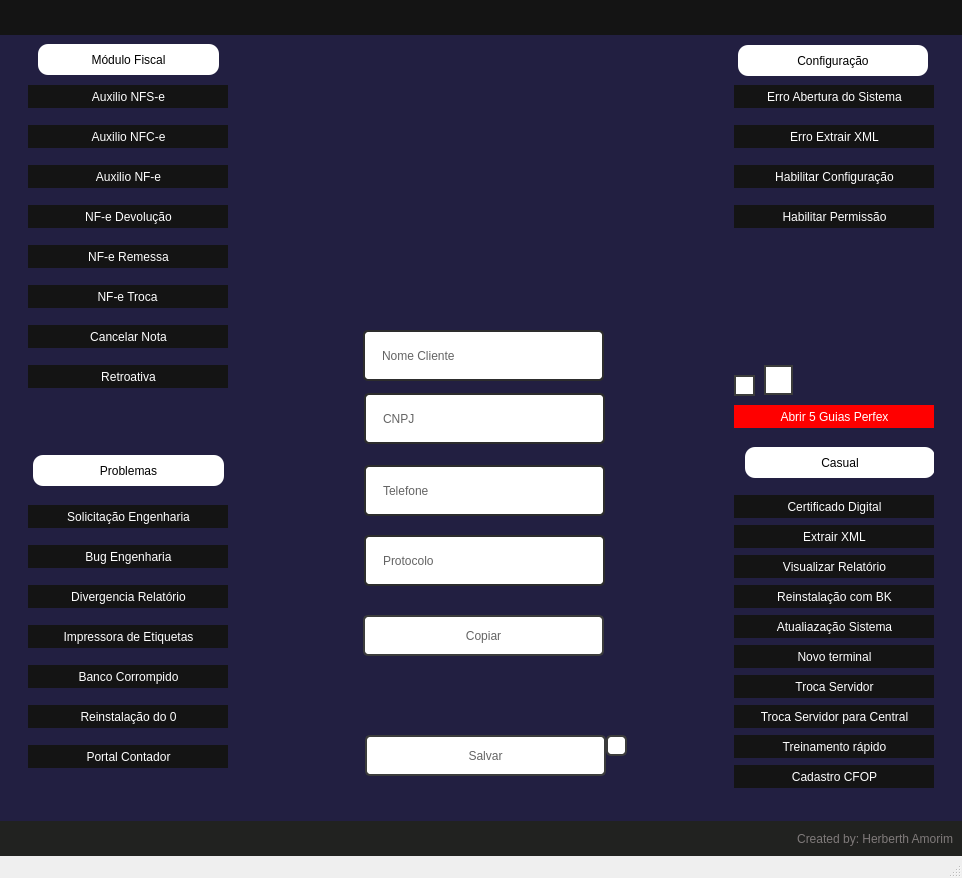
<?xml version="1.0" encoding="UTF-8"?>
<ui version="4.0">
 <class>MainWindow</class>
 <widget class="QMainWindow" name="MainWindow">
  <property name="geometry">
   <rect>
    <x>0</x>
    <y>0</y>
    <width>962</width>
    <height>878</height>
   </rect>
  </property>
  <property name="windowTitle">
   <string>MainWindow</string>
  </property>
  <widget class="QWidget" name="centralwidget">
   <layout class="QVBoxLayout" name="verticalLayout">
    <property name="spacing">
     <number>0</number>
    </property>
    <property name="leftMargin">
     <number>0</number>
    </property>
    <property name="topMargin">
     <number>0</number>
    </property>
    <property name="rightMargin">
     <number>0</number>
    </property>
    <property name="bottomMargin">
     <number>0</number>
    </property>
    <item>
     <widget class="QFrame" name="top_bar">
      <property name="maximumSize">
       <size>
        <width>16777215</width>
        <height>35</height>
       </size>
      </property>
      <property name="styleSheet">
       <string notr="true">background: #141414;


</string>
      </property>
      <property name="frameShape">
       <enum>QFrame::NoFrame</enum>
      </property>
      <property name="frameShadow">
       <enum>QFrame::Raised</enum>
      </property>
      <layout class="QHBoxLayout" name="horizontalLayout_2">
       <property name="spacing">
        <number>0</number>
       </property>
       <property name="leftMargin">
        <number>0</number>
       </property>
       <property name="topMargin">
        <number>3</number>
       </property>
       <property name="rightMargin">
        <number>0</number>
       </property>
       <property name="bottomMargin">
        <number>3</number>
       </property>
      </layout>
     </widget>
    </item>
    <item>
     <widget class="QFrame" name="content">
      <property name="styleSheet">
       <string notr="true">border-radius: 0px;
background: #221f41;
</string>
      </property>
      <property name="frameShape">
       <enum>QFrame::NoFrame</enum>
      </property>
      <property name="frameShadow">
       <enum>QFrame::Raised</enum>
      </property>
      <layout class="QHBoxLayout" name="horizontalLayout">
       <property name="spacing">
        <number>0</number>
       </property>
       <property name="leftMargin">
        <number>0</number>
       </property>
       <property name="topMargin">
        <number>0</number>
       </property>
       <property name="rightMargin">
        <number>0</number>
       </property>
       <property name="bottomMargin">
        <number>0</number>
       </property>
       <item>
        <widget class="QFrame" name="op_left">
         <property name="maximumSize">
          <size>
           <width>200</width>
           <height>16777215</height>
          </size>
         </property>
         <property name="styleSheet">
          <string notr="true">#op_left QFrame {
	border-radius: 10px;
	background-color: rgb(255, 255, 255);
}

#op_left QPushButton {
	font: 87 8pt &quot;Arial Black&quot;;
	color: rgb(255, 255, 255);
	background: #141414;
}
#op_left QPushButton:hover {
	background-color: #58fe81;
	color: black;
	border: 2px solid rgb(60,60,60);
}
#op_left QPushButton:focus {
	background-color: #58fe81;
	color: black;
	border: 2px solid black;
}</string>
         </property>
         <property name="frameShape">
          <enum>QFrame::StyledPanel</enum>
         </property>
         <property name="frameShadow">
          <enum>QFrame::Raised</enum>
         </property>
         <widget class="QPushButton" name="nfs_e">
          <property name="geometry">
           <rect>
            <x>0</x>
            <y>50</y>
            <width>201</width>
            <height>23</height>
           </rect>
          </property>
          <property name="styleSheet">
           <string notr="true"/>
          </property>
          <property name="text">
           <string>Auxilio NFS-e</string>
          </property>
         </widget>
         <widget class="QPushButton" name="nfce">
          <property name="geometry">
           <rect>
            <x>0</x>
            <y>90</y>
            <width>201</width>
            <height>23</height>
           </rect>
          </property>
          <property name="styleSheet">
           <string notr="true"/>
          </property>
          <property name="text">
           <string>Auxilio NFC-e</string>
          </property>
         </widget>
         <widget class="QPushButton" name="nfe">
          <property name="geometry">
           <rect>
            <x>0</x>
            <y>130</y>
            <width>201</width>
            <height>23</height>
           </rect>
          </property>
          <property name="styleSheet">
           <string notr="true"/>
          </property>
          <property name="text">
           <string>Auxilio NF-e</string>
          </property>
         </widget>
         <widget class="QPushButton" name="nf_devo">
          <property name="geometry">
           <rect>
            <x>0</x>
            <y>170</y>
            <width>201</width>
            <height>23</height>
           </rect>
          </property>
          <property name="styleSheet">
           <string notr="true"/>
          </property>
          <property name="text">
           <string>NF-e Devolução</string>
          </property>
         </widget>
         <widget class="QPushButton" name="s_eng">
          <property name="geometry">
           <rect>
            <x>0</x>
            <y>470</y>
            <width>201</width>
            <height>23</height>
           </rect>
          </property>
          <property name="styleSheet">
           <string notr="true"/>
          </property>
          <property name="text">
           <string>Solicitação Engenharia</string>
          </property>
         </widget>
         <widget class="QPushButton" name="bug_eng">
          <property name="geometry">
           <rect>
            <x>0</x>
            <y>510</y>
            <width>201</width>
            <height>23</height>
           </rect>
          </property>
          <property name="styleSheet">
           <string notr="true"/>
          </property>
          <property name="text">
           <string>Bug Engenharia</string>
          </property>
         </widget>
         <widget class="QPushButton" name="d_relatorio">
          <property name="geometry">
           <rect>
            <x>0</x>
            <y>550</y>
            <width>201</width>
            <height>23</height>
           </rect>
          </property>
          <property name="styleSheet">
           <string notr="true"/>
          </property>
          <property name="text">
           <string>Divergencia Relatório</string>
          </property>
         </widget>
         <widget class="QPushButton" name="imp_etiqueta">
          <property name="geometry">
           <rect>
            <x>0</x>
            <y>590</y>
            <width>201</width>
            <height>23</height>
           </rect>
          </property>
          <property name="styleSheet">
           <string notr="true"/>
          </property>
          <property name="text">
           <string>Impressora de Etiquetas</string>
          </property>
         </widget>
         <widget class="QLabel" name="modulo_fiscal">
          <property name="geometry">
           <rect>
            <x>10</x>
            <y>9</y>
            <width>181</width>
            <height>31</height>
           </rect>
          </property>
          <property name="text">
           <string>Módulo Fiscal</string>
          </property>
          <property name="alignment">
           <set>Qt::AlignCenter</set>
          </property>
         </widget>
         <widget class="QLabel" name="problemas">
          <property name="geometry">
           <rect>
            <x>5</x>
            <y>420</y>
            <width>191</width>
            <height>31</height>
           </rect>
          </property>
          <property name="text">
           <string>Problemas</string>
          </property>
          <property name="alignment">
           <set>Qt::AlignCenter</set>
          </property>
         </widget>
         <widget class="QPushButton" name="nf_remessa">
          <property name="geometry">
           <rect>
            <x>0</x>
            <y>210</y>
            <width>201</width>
            <height>23</height>
           </rect>
          </property>
          <property name="styleSheet">
           <string notr="true"/>
          </property>
          <property name="text">
           <string>NF-e Remessa</string>
          </property>
         </widget>
         <widget class="QPushButton" name="nf_troca">
          <property name="geometry">
           <rect>
            <x>-1</x>
            <y>250</y>
            <width>201</width>
            <height>23</height>
           </rect>
          </property>
          <property name="styleSheet">
           <string notr="true"/>
          </property>
          <property name="text">
           <string>NF-e Troca</string>
          </property>
         </widget>
         <widget class="QPushButton" name="nf_cancela">
          <property name="geometry">
           <rect>
            <x>0</x>
            <y>290</y>
            <width>201</width>
            <height>23</height>
           </rect>
          </property>
          <property name="styleSheet">
           <string notr="true"/>
          </property>
          <property name="text">
           <string>Cancelar Nota</string>
          </property>
         </widget>
         <widget class="QPushButton" name="banco_c">
          <property name="geometry">
           <rect>
            <x>0</x>
            <y>630</y>
            <width>201</width>
            <height>23</height>
           </rect>
          </property>
          <property name="styleSheet">
           <string notr="true"/>
          </property>
          <property name="text">
           <string>Banco Corrompido</string>
          </property>
         </widget>
         <widget class="QPushButton" name="reinstall_0">
          <property name="geometry">
           <rect>
            <x>0</x>
            <y>670</y>
            <width>201</width>
            <height>23</height>
           </rect>
          </property>
          <property name="styleSheet">
           <string notr="true"/>
          </property>
          <property name="text">
           <string>Reinstalação do 0</string>
          </property>
         </widget>
         <widget class="QPushButton" name="retro">
          <property name="geometry">
           <rect>
            <x>0</x>
            <y>330</y>
            <width>201</width>
            <height>23</height>
           </rect>
          </property>
          <property name="styleSheet">
           <string notr="true"/>
          </property>
          <property name="text">
           <string>Retroativa</string>
          </property>
         </widget>
         <widget class="QPushButton" name="portal_c">
          <property name="geometry">
           <rect>
            <x>0</x>
            <y>710</y>
            <width>201</width>
            <height>23</height>
           </rect>
          </property>
          <property name="styleSheet">
           <string notr="true"/>
          </property>
          <property name="text">
           <string>Portal Contador</string>
          </property>
         </widget>
        </widget>
       </item>
       <item>
        <widget class="QFrame" name="Registro_area">
         <property name="maximumSize">
          <size>
           <width>450</width>
           <height>16777215</height>
          </size>
         </property>
         <property name="styleSheet">
          <string notr="true">#Registro_area Qframe{
	background:#3a3668;
}
#Registro_area QLineEdit {
	border:2px solid rgb(45,45,45);
	border-radius:5px;
	padding:15px;
	background-color:#ffffff;
	color: rgb(100, 100, 100);
}
#Registro_area QLineEdit:hover{
	border: 2px solid rgb(60,60,60);
}
#Registro_area QLineEdit:focus{
	border: 2px solid #58fe81;
}

#Registro_area QPushButton{
	color: rgb(100, 100, 100);
	background-color:#ffffff;
	border: 2px solid rgb(60,60,60);
	border-radius: 5px;
}
#Registro_area QPushButton:hover {
	background-color: #58fe81;
	border: 2px solid rgb(60,60,60);
}
#Registro_area QPushButton:pressed {
	background-color: #58fe81;
	border: 2px solid #ff29e2;
}</string>
         </property>
         <property name="frameShape">
          <enum>QFrame::NoFrame</enum>
         </property>
         <property name="frameShadow">
          <enum>QFrame::Raised</enum>
         </property>
         <widget class="QLineEdit" name="lineEdit_Ncliente">
          <property name="geometry">
           <rect>
            <x>107</x>
            <y>295</y>
            <width>241</width>
            <height>51</height>
           </rect>
          </property>
          <property name="styleSheet">
           <string notr="true">
</string>
          </property>
          <property name="text">
           <string>Nome Cliente</string>
          </property>
         </widget>
         <widget class="QPushButton" name="pushButton_Copiar">
          <property name="geometry">
           <rect>
            <x>107</x>
            <y>580</y>
            <width>241</width>
            <height>41</height>
           </rect>
          </property>
          <property name="styleSheet">
           <string notr="true"/>
          </property>
          <property name="text">
           <string>Copiar</string>
          </property>
         </widget>
         <widget class="QLineEdit" name="lineEdit_CNPJ">
          <property name="geometry">
           <rect>
            <x>108</x>
            <y>358</y>
            <width>241</width>
            <height>51</height>
           </rect>
          </property>
          <property name="styleSheet">
           <string notr="true"/>
          </property>
          <property name="text">
           <string>CNPJ</string>
          </property>
         </widget>
         <widget class="QLineEdit" name="lineEdit_Telefone">
          <property name="geometry">
           <rect>
            <x>108</x>
            <y>430</y>
            <width>241</width>
            <height>51</height>
           </rect>
          </property>
          <property name="styleSheet">
           <string notr="true"/>
          </property>
          <property name="text">
           <string>Telefone</string>
          </property>
         </widget>
         <widget class="QLineEdit" name="lineEdit_Protocolo">
          <property name="geometry">
           <rect>
            <x>108</x>
            <y>500</y>
            <width>241</width>
            <height>51</height>
           </rect>
          </property>
          <property name="styleSheet">
           <string notr="true"/>
          </property>
          <property name="text">
           <string>Protocolo</string>
          </property>
         </widget>
         <widget class="QFrame" name="super_maqp">
          <property name="geometry">
           <rect>
            <x>121</x>
            <y>80</y>
            <width>211</width>
            <height>170</height>
           </rect>
          </property>
          <property name="styleSheet">
           <string notr="true">background: url(:/background/maqq1.png);
background-repeat: no-repeat;

</string>
          </property>
          <property name="frameShape">
           <enum>QFrame::StyledPanel</enum>
          </property>
          <property name="frameShadow">
           <enum>QFrame::Raised</enum>
          </property>
         </widget>
         <widget class="QFrame" name="Titulo">
          <property name="geometry">
           <rect>
            <x>140</x>
            <y>50</y>
            <width>171</width>
            <height>31</height>
           </rect>
          </property>
          <property name="styleSheet">
           <string notr="true">background: url(:/background/tickethelp.png);
background-repeat: no-repeat;</string>
          </property>
          <property name="frameShape">
           <enum>QFrame::StyledPanel</enum>
          </property>
          <property name="frameShadow">
           <enum>QFrame::Raised</enum>
          </property>
         </widget>
         <widget class="QPushButton" name="pushButton_Salvar">
          <property name="geometry">
           <rect>
            <x>109</x>
            <y>700</y>
            <width>241</width>
            <height>41</height>
           </rect>
          </property>
          <property name="styleSheet">
           <string notr="true"/>
          </property>
          <property name="text">
           <string>Salvar</string>
          </property>
         </widget>
         <widget class="QPushButton" name="pushButton_Direcionar">
          <property name="geometry">
           <rect>
            <x>350</x>
            <y>700</y>
            <width>21</width>
            <height>21</height>
           </rect>
          </property>
          <property name="styleSheet">
           <string notr="true">background-image: url(:/background/folder.svg);
</string>
          </property>
          <property name="text">
           <string/>
          </property>
         </widget>
        </widget>
       </item>
       <item>
        <widget class="QFrame" name="op_right">
         <property name="maximumSize">
          <size>
           <width>200</width>
           <height>16777215</height>
          </size>
         </property>
         <property name="styleSheet">
          <string notr="true">#op_right QFrame {
	border-radius: 10px;
	background-color: rgb(255, 255, 255);
}

#op_right QPushButton {
	font: 87 8pt &quot;Arial Black&quot;;
	color: rgb(255, 255, 255);
	background: #141414;
}
#op_right QPushButton:hover {
	background-color: #58fe81;
	color: black;
	border: 2px solid rgb(60,60,60);
}
#op_right QPushButton:focus {
	background-color: #58fe81;
	color: black;
	border: 2px solid black;
}</string>
         </property>
         <property name="frameShape">
          <enum>QFrame::StyledPanel</enum>
         </property>
         <property name="frameShadow">
          <enum>QFrame::Raised</enum>
         </property>
         <widget class="QPushButton" name="reinstall_bk">
          <property name="geometry">
           <rect>
            <x>0</x>
            <y>550</y>
            <width>201</width>
            <height>23</height>
           </rect>
          </property>
          <property name="styleSheet">
           <string notr="true"/>
          </property>
          <property name="text">
           <string>Reinstalação com BK</string>
          </property>
         </widget>
         <widget class="QPushButton" name="certificado">
          <property name="geometry">
           <rect>
            <x>0</x>
            <y>460</y>
            <width>201</width>
            <height>23</height>
           </rect>
          </property>
          <property name="styleSheet">
           <string notr="true"/>
          </property>
          <property name="text">
           <string>Certificado Digital</string>
          </property>
         </widget>
         <widget class="QPushButton" name="ex_xml">
          <property name="geometry">
           <rect>
            <x>0</x>
            <y>490</y>
            <width>201</width>
            <height>23</height>
           </rect>
          </property>
          <property name="styleSheet">
           <string notr="true"/>
          </property>
          <property name="text">
           <string>Extrair XML</string>
          </property>
         </widget>
         <widget class="QPushButton" name="v_relatorio">
          <property name="geometry">
           <rect>
            <x>0</x>
            <y>520</y>
            <width>201</width>
            <height>23</height>
           </rect>
          </property>
          <property name="styleSheet">
           <string notr="true"/>
          </property>
          <property name="text">
           <string>Visualizar Relatório</string>
          </property>
         </widget>
         <widget class="QPushButton" name="h_config">
          <property name="geometry">
           <rect>
            <x>0</x>
            <y>130</y>
            <width>201</width>
            <height>23</height>
           </rect>
          </property>
          <property name="styleSheet">
           <string notr="true"/>
          </property>
          <property name="text">
           <string>Habilitar Configuração</string>
          </property>
         </widget>
         <widget class="QPushButton" name="erro_abertura">
          <property name="geometry">
           <rect>
            <x>0</x>
            <y>50</y>
            <width>201</width>
            <height>23</height>
           </rect>
          </property>
          <property name="styleSheet">
           <string notr="true"/>
          </property>
          <property name="text">
           <string>Erro Abertura do Sistema</string>
          </property>
         </widget>
         <widget class="QPushButton" name="erro_ex">
          <property name="geometry">
           <rect>
            <x>0</x>
            <y>90</y>
            <width>201</width>
            <height>23</height>
           </rect>
          </property>
          <property name="styleSheet">
           <string notr="true"/>
          </property>
          <property name="text">
           <string>Erro Extrair XML</string>
          </property>
         </widget>
         <widget class="QPushButton" name="h_perm">
          <property name="geometry">
           <rect>
            <x>0</x>
            <y>170</y>
            <width>201</width>
            <height>23</height>
           </rect>
          </property>
          <property name="styleSheet">
           <string notr="true"/>
          </property>
          <property name="text">
           <string>Habilitar Permissão</string>
          </property>
         </widget>
         <widget class="QLabel" name="configuracao">
          <property name="geometry">
           <rect>
            <x>4</x>
            <y>10</y>
            <width>190</width>
            <height>31</height>
           </rect>
          </property>
          <property name="text">
           <string>Configuração</string>
          </property>
          <property name="alignment">
           <set>Qt::AlignCenter</set>
          </property>
         </widget>
         <widget class="QLabel" name="casual">
          <property name="geometry">
           <rect>
            <x>11</x>
            <y>412</y>
            <width>190</width>
            <height>31</height>
           </rect>
          </property>
          <property name="text">
           <string>Casual</string>
          </property>
          <property name="alignment">
           <set>Qt::AlignCenter</set>
          </property>
         </widget>
         <widget class="QPushButton" name="att_sistema">
          <property name="geometry">
           <rect>
            <x>0</x>
            <y>580</y>
            <width>201</width>
            <height>23</height>
           </rect>
          </property>
          <property name="styleSheet">
           <string notr="true"/>
          </property>
          <property name="text">
           <string>Atualiazação Sistema</string>
          </property>
         </widget>
         <widget class="QPushButton" name="new_terminal">
          <property name="geometry">
           <rect>
            <x>0</x>
            <y>610</y>
            <width>201</width>
            <height>23</height>
           </rect>
          </property>
          <property name="styleSheet">
           <string notr="true"/>
          </property>
          <property name="text">
           <string>Novo terminal</string>
          </property>
         </widget>
         <widget class="QPushButton" name="tc_servidor">
          <property name="geometry">
           <rect>
            <x>0</x>
            <y>640</y>
            <width>201</width>
            <height>23</height>
           </rect>
          </property>
          <property name="styleSheet">
           <string notr="true"/>
          </property>
          <property name="text">
           <string>Troca Servidor</string>
          </property>
         </widget>
         <widget class="QPushButton" name="tc_srv_central">
          <property name="geometry">
           <rect>
            <x>0</x>
            <y>670</y>
            <width>201</width>
            <height>23</height>
           </rect>
          </property>
          <property name="styleSheet">
           <string notr="true"/>
          </property>
          <property name="text">
           <string>Troca Servidor para Central</string>
          </property>
         </widget>
         <widget class="QPushButton" name="treinamento">
          <property name="geometry">
           <rect>
            <x>0</x>
            <y>700</y>
            <width>201</width>
            <height>23</height>
           </rect>
          </property>
          <property name="styleSheet">
           <string notr="true"/>
          </property>
          <property name="text">
           <string>Treinamento rápido</string>
          </property>
         </widget>
         <widget class="QPushButton" name="cd_cfop">
          <property name="geometry">
           <rect>
            <x>0</x>
            <y>730</y>
            <width>201</width>
            <height>23</height>
           </rect>
          </property>
          <property name="styleSheet">
           <string notr="true"/>
          </property>
          <property name="text">
           <string>Cadastro CFOP</string>
          </property>
         </widget>
         <widget class="QPushButton" name="open_guia">
          <property name="geometry">
           <rect>
            <x>0</x>
            <y>370</y>
            <width>201</width>
            <height>23</height>
           </rect>
          </property>
          <property name="styleSheet">
           <string notr="true">background-color: rgb(255, 0, 0);
font: 75 italic 8pt &quot;Arial&quot;;
color: rgb(255, 255, 255);</string>
          </property>
          <property name="text">
           <string>Abrir 5 Guias Perfex</string>
          </property>
         </widget>
         <widget class="QPushButton" name="open_folder_instaladores">
          <property name="geometry">
           <rect>
            <x>0</x>
            <y>340</y>
            <width>21</width>
            <height>21</height>
           </rect>
          </property>
          <property name="styleSheet">
           <string notr="true">QPushButton{
	
	background-image: url(:/Close_image/tools.svg);
	color: rgb(100, 100, 100);
	background-color:#ffffff;
	border: 2px solid rgb(60,60,60);
	border-radius: 15px;
	background-repeat: no-repeat;
}

#Registro_area QPushButton{
	color: rgb(100, 100, 100);
	background-color:#ffffff;
	border: 2px solid rgb(60,60,60);
	border-radius: 5px;
}
QPushButton:hover {
	background-color: #58fe81;
	border: 2px solid rgb(60,60,60);
}
QPushButton:pressed {
	background-color: #58fe81;
	border: 2px solid #ff29e2;
}
</string>
          </property>
          <property name="text">
           <string/>
          </property>
         </widget>
         <widget class="QPushButton" name="open_folder_insumos">
          <property name="geometry">
           <rect>
            <x>30</x>
            <y>330</y>
            <width>29</width>
            <height>30</height>
           </rect>
          </property>
          <property name="styleSheet">
           <string notr="true">QPushButton{
	background-image: url(:/Close_image/debug.svg);
	color: rgb(100, 100, 100);
	background-color:#ffffff;
	border: 2px solid rgb(60,60,60);
	border-radius: 15px;
	background-repeat: no-repeat;
}
QPushButton:hover {
	background-color: #58fe81;
	border: 2px solid rgb(60,60,60);
}
QPushButton:pressed {
	background-color: #58fe81;
	border: 2px solid #ff29e2;
}

</string>
          </property>
          <property name="text">
           <string/>
          </property>
         </widget>
        </widget>
       </item>
      </layout>
     </widget>
    </item>
    <item>
     <widget class="QFrame" name="botton_bar">
      <property name="maximumSize">
       <size>
        <width>16777215</width>
        <height>35</height>
       </size>
      </property>
      <property name="styleSheet">
       <string notr="true">border-radius: 0px;
background: #212220;
</string>
      </property>
      <property name="frameShape">
       <enum>QFrame::NoFrame</enum>
      </property>
      <property name="frameShadow">
       <enum>QFrame::Raised</enum>
      </property>
      <layout class="QVBoxLayout" name="verticalLayout_2">
       <item>
        <widget class="QLabel" name="label_credit">
         <property name="styleSheet">
          <string notr="true">color: #7f7a7a;</string>
         </property>
         <property name="text">
          <string>Created by: Herberth Amorim</string>
         </property>
         <property name="alignment">
          <set>Qt::AlignRight|Qt::AlignTrailing|Qt::AlignVCenter</set>
         </property>
        </widget>
       </item>
      </layout>
     </widget>
    </item>
   </layout>
  </widget>
  <widget class="QMenuBar" name="menubar">
   <property name="geometry">
    <rect>
     <x>0</x>
     <y>0</y>
     <width>962</width>
     <height>21</height>
    </rect>
   </property>
  </widget>
  <widget class="QStatusBar" name="statusbar"/>
 </widget>
 <resources>
  <include location="src/file_rc.qrc"/>
 </resources>
 <connections/>
</ui>
